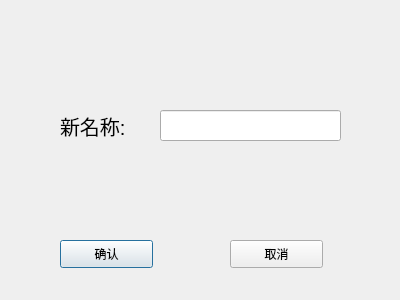
<?xml version="1.0" encoding="UTF-8"?>
<ui version="4.0">
 <class>TBModifyNameDialog</class>
 <widget class="QDialog" name="TBModifyNameDialog">
  <property name="geometry">
   <rect>
    <x>0</x>
    <y>0</y>
    <width>400</width>
    <height>300</height>
   </rect>
  </property>
  <property name="windowTitle">
   <string>Dialog</string>
  </property>
  <widget class="QPushButton" name="saveButton">
   <property name="geometry">
    <rect>
     <x>60</x>
     <y>240</y>
     <width>93</width>
     <height>28</height>
    </rect>
   </property>
   <property name="text">
    <string>确认</string>
   </property>
  </widget>
  <widget class="QPushButton" name="cancelButton">
   <property name="geometry">
    <rect>
     <x>230</x>
     <y>240</y>
     <width>93</width>
     <height>28</height>
    </rect>
   </property>
   <property name="text">
    <string>取消</string>
   </property>
  </widget>
  <widget class="QLineEdit" name="lineEdit">
   <property name="geometry">
    <rect>
     <x>160</x>
     <y>110</y>
     <width>181</width>
     <height>31</height>
    </rect>
   </property>
   <property name="font">
    <font>
     <pointsize>12</pointsize>
    </font>
   </property>
  </widget>
  <widget class="QLabel" name="label">
   <property name="geometry">
    <rect>
     <x>60</x>
     <y>110</y>
     <width>91</width>
     <height>31</height>
    </rect>
   </property>
   <property name="font">
    <font>
     <pointsize>15</pointsize>
    </font>
   </property>
   <property name="text">
    <string>新名称:</string>
   </property>
  </widget>
 </widget>
 <resources/>
 <connections/>
</ui>
